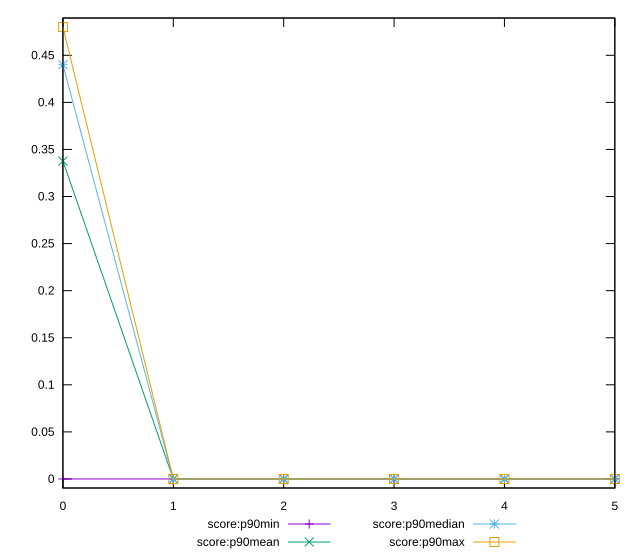

Generate this figure with gnuplot:
reset

$scoreP90Min <<EOF
0 0
1 0
2 0
3 0
4 0
5 0
EOF

$scoreP90Mean <<EOF
0 0.3376923076923075
1 0
2 0
3 0
4 0
5 0
EOF

$scoreP90Median <<EOF
0 0.44
1 0
2 0
3 0
4 0
5 0
EOF

$scoreP90Max <<EOF
0 0.48
1 0
2 0
3 0
4 0
5 0
EOF

set key outside below
set xrange [0:5]
set yrange [-0.0096:0.4896]
set trange [-0.0096:0.4896]
set terminal svg size 640, 560 enhanced background rgb 'white'
set output "reprap/unused-javascript/progression/score.svg"

plot $scoreP90Min title "score:p90min" with linespoints, \
     $scoreP90Mean title "score:p90mean" with linespoints, \
     $scoreP90Median title "score:p90median" with linespoints, \
     $scoreP90Max title "score:p90max" with linespoints

reset
